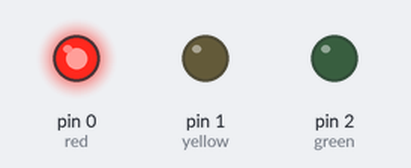
Bench run of a sketch on a simulated Arduino Uno, built with avr-gcc and run on an emulated ATmega328P. On the bench: output pins drawn as LEDs (lit = HIGH).

Above: at 1.0 s.
At 3.0 s:
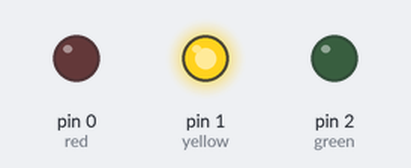
At 5.0 s:
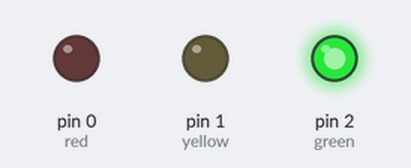
Timing chart, 0 to 7.8 s (numbered marks = the images above):
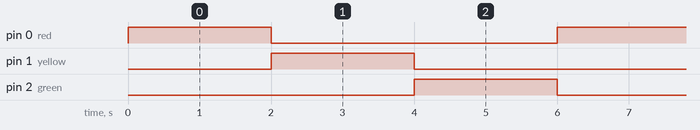

The sketch:

trafficsub.ino
```cpp
void setup()
{
  pinMode(0, OUTPUT); // red
  pinMode(1, OUTPUT); // yellow
  pinMode(2, OUTPUT); // green
}

void light_on(int pin1, int pin2, int pin3)
{
  digitalWrite(pin1, HIGH);
  digitalWrite(pin2, LOW);
  digitalWrite(pin3, LOW);

}
void loop()
{
  light_on(0, 1, 2);
  delay(2000);

  light_on(1, 0, 2);
  delay(2000);

  light_on(2, 0, 1);
  delay(2000);
}
```

Measured:
- by itself, pin 0 (red), pin 1 (yellow), pin 2 (green): alternates HIGH for 2.0 s and LOW for 4.0 s
- by itself, everything shown: repeats every 6.0 s, in 3 steps
